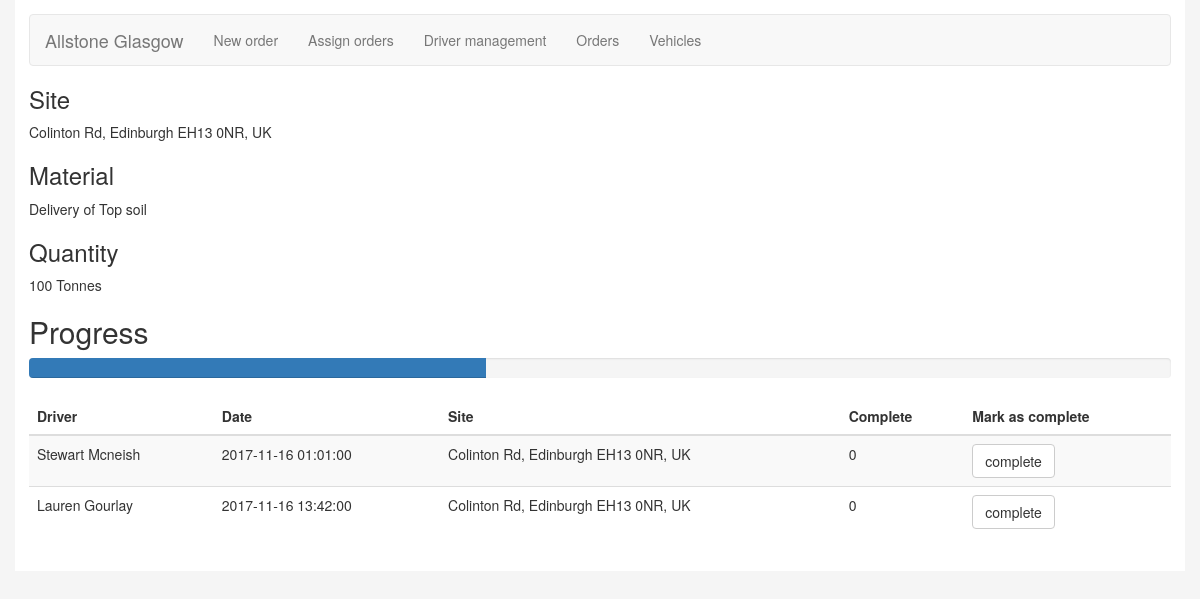
/ordertracking.php?ID=62, run on the app's committed database.
### tables this page shows
CREATE TABLE `material` (
  `CODE` int(11) NOT NULL,
  `Name` varchar(45) DEFAULT NULL,
  `Description` varchar(255) DEFAULT NULL
);

CREATE TABLE `site` (
  `CODE` int(11) NOT NULL,
  `is_depot` int(1) NOT NULL DEFAULT '0',
  `ADDRESS` varchar(255) NOT NULL,
  `Coordinates` varchar(50) NOT NULL,
  `contract_id` int(11) DEFAULT NULL,
  `collection_flag` int(11) NOT NULL,
  `site_open` time NOT NULL DEFAULT '08:00:00',
  `site_close` time NOT NULL DEFAULT '17:00:00'
);

CREATE TABLE `required_material` (
  `CODE` int(11) NOT NULL,
  `Contract_CODE` int(11) NOT NULL,
  `Material_CODE` int(11) NOT NULL,
  `Quantity` int(11) DEFAULT NULL
);

CREATE TABLE `employee` (
  `CODE` int(11) NOT NULL,
  `FIRST_NAME` varchar(45) NOT NULL,
  `LAST_NAME` varchar(45) NOT NULL,
  `ENTRY_DATE` datetime NOT NULL DEFAULT CURRENT_TIMESTAMP
);

CREATE TABLE `task` (
  `CODE` int(11) NOT NULL,
  `PROOF_OF_DELIVERY` varchar(45) DEFAULT NULL,
  `CONTRACT_ID` int(11) NOT NULL,
  `EMPLOYEE_ID` int(11) NOT NULL,
  `ASSIGNED_VEHICLE_ID` int(11) DEFAULT NULL,
  `start_time` datetime NOT NULL,
  `RUN_TIME` int(11) NOT NULL,
  `SITE` int(11) NOT NULL,
  `complete` int(1) NOT NULL DEFAULT '0'
);

### ordertracking.php (the view, shortened to what this page needs)
<!DOCTYPE html>
<html lang="en">
<head>
  <link rel="stylesheet" href="https://maxcdn.bootstrapcdn.com/bootstrap/3.3.7/css/bootstrap.min.css">
   <link rel="stylesheet" href="styles/style.css">
</head>
	<body>
		<div class="container">
			<nav class="navbar navbar-default">
		  <div class="container-fluid">
			<div class="navbar-header">
			  <a class="navbar-brand" href="#">Allstone Glasgow</a>
			</div>
			<ul class="nav navbar-nav">
			  <li><a href="neworderdrop.php">New order</a></li>
			  <li><a href="scheduleDriver.php">Assign orders</a></li>
			  <li><a href="holidaymanagement.php">Driver management</a></li>
			  <li><a href="viewOrders.php">Orders</a></li>
			   <li><a href="vehicleManagement.php">Vehicles</a></li>
			</ul>
		  </div>
		</nav>
		<?php
			require_once("scripts/dbconnection.php");
			$sql = "SELECT
					m.name, rm.quantity, s.collection_flag,s.coordinates, s.address from
					material m, required_material rm, site s where rm.Material_CODE =
					m.CODE and
					s.contract_id = rm.Contract_CODE and s.contract_id = ".$_GET["ID"];
			$result = $conn->query($sql);
			if ($result->num_rows > 0) {
				while($row = $result->fetch_assoc()) {
					if($row["collection_flag"]==1){
						$collect = "Collection of ";
					}else{
						$collect = "Delivery of ";
					}
					echo "<h3>Site</h3>";
					echo "<p>".$row["address"]."</p>";
					echo "<h3>Material</h3>";
					echo "<p>".$collect." ".$row["name"]."</p>";
					echo "<h3>Quantity</h3>";
					$quantity = $row["quantity"];
					echo "<p>".$row["quantity"]." Tonnes</p>";
				}
			} else {
				echo "0 results";
			}
		?>
	<?php
		$sql = "SELECT t.code,s.address, t.start_time, e.first_name, e.last_name, t.complete FROM site s, task t, employee e WHERE s.code = t.site AND t.employee_id = e.code and t.contract_id = ".$_GET["ID"];
		$result = $conn->query($sql);
		$num_rows = mysqli_num_rows($result);
		$progress = (($num_rows*20)/$quantity)*100;
		echo '<h2>Progress</h2>
			  <div class="progress">
				<div class="progress-bar" role="progressbar" aria-valuenow="'.$progress.'" aria-valuemin="0" aria-valuemax="100" style="width:'.$progress.'%">
				  <span class="sr-only">.$progress.% Complete</span>
				</div>
			  </div>
		<table class="table table-striped">
				<thead>
				  <tr>
					<th>Driver</th>
					<th>Date</th>
					<th>Site</th>
					<th>Complete</th>
					<th>Mark as complete</th>
				</tr>
				</thead><tbody>';
		if ($result->num_rows > 0) {
			while($row = $result->fetch_assoc()) {
				echo "<tr>";
				echo "<td>".$row["first_name"]." ".$row["last_name"]."</td>";
				echo "<td>".$row["start_time"]."</td>";
				echo "<td>".$row["address"]."</td>";
				echo "<td>".$row["complete"]."</td>";
				echo "<td><a type='button' class='form-group btn btn-default'  href='scripts/orderupdate.php?id=".$row["code"]."&contract=".$_GET["ID"]."'>complete</a></td>";
				echo "</tr>";
			}
		} else {
			echo "0 results";
		}
	?>
	</tbody>
	</table>
	</div>
	</body>

### styles/style.css (style rules this page uses)
body { background-color: #F5F5F5; }
.container { background-color:white;padding:1em; }

### ordertracking.php (style rules this page uses)
html, body { height: 100%; margin: 0; padding: 0; }

### data on the page
material: site.ADDRESS "Colinton Rd, Edinburgh EH13 0NR, UK", site.collection_flag "Delivery of", Name "Top soil", required_material.Quantity "100"
site: employee.FIRST_NAME "Stewart", employee.LAST_NAME "Mcneish", task.start_time "2017-11-16 01:01:00", ADDRESS "Colinton Rd, Edinburgh EH13 0NR, UK", task.complete "0", employee.FIRST_NAME "Lauren", employee.LAST_NAME "Gourlay", task.start_time "2017-11-16 13:42:00"
